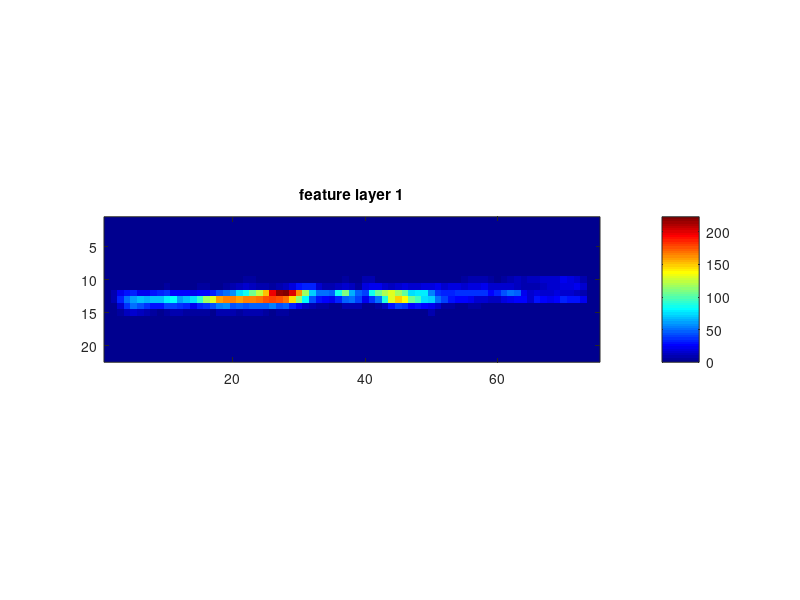
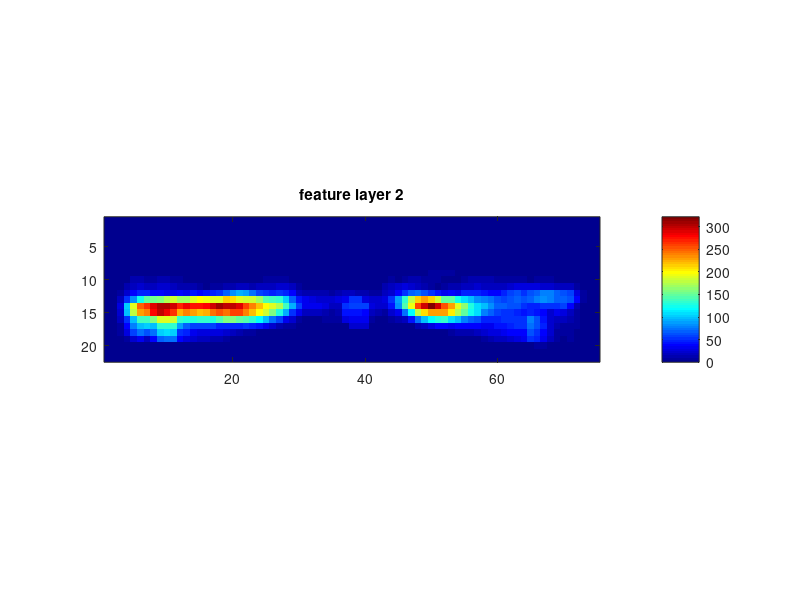
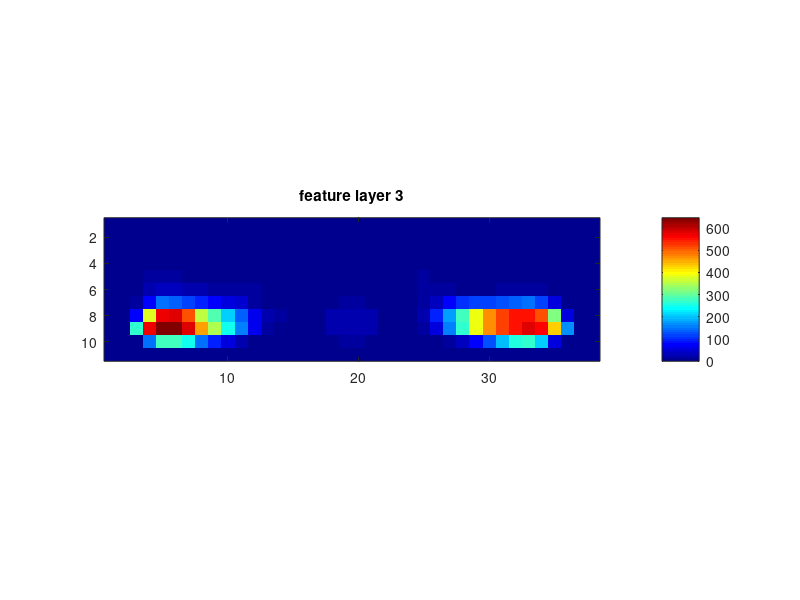
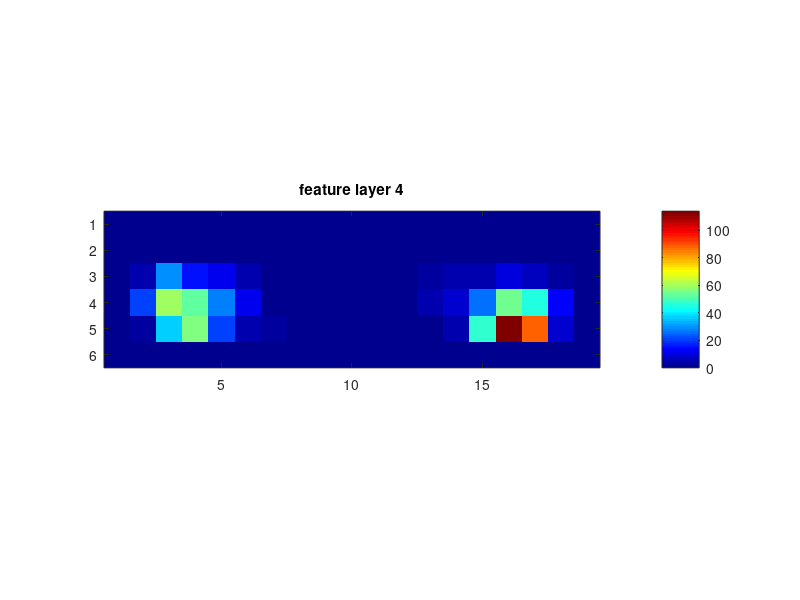

These charts were generated, in order, by the following MATLAB code:
clc; clear; close all;
disp('===== Parsing <anchors>.txt and generate statistical results =====');

threshold = 0.5;
num_anchors = 19852;
anchors_dir = './anchors/';
activated_anchors = zeros(num_anchors, 1);
files = dir(strcat(anchors_dir, '*.txt'));
imagenum = 32;  % number of the imagce
feature_map_height = [22 22 11 6 3 2];
feature_map_width = [75 75 38 19 10 5];
anchors_per_location = [4 6 6 6 4 4];

mode = 0;   % 0 - parse anchors, 1 - demo

% demo mode, show valid anchors, only parse one file
if mode == 1
    filename = sprintf('%06d.txt',imagenum);
    anchor_file = strcat(anchors_dir, filename);
    f = fopen(anchor_file);             
    anchors = textscan(f,'%f %f %f %f %f %f %f', 'delimiter', ',');
    fclose(f);
    index = anchors{1,1};
    cls_id = anchors{1,2};
    score = anchors{1,3};
    ax = anchors{1,4};
    ay = anchors{1,5};
    aw = anchors{1,6};
    ah = anchors{1,7};

    % get valid anchors
    valid_index = index(score > threshold);     % find anchors with score > threshold
    valid_index = valid_index + 1;              % change from 0-indexed to 1-indexed (range from 1 to #anchors)
    activated_anchors(valid_index) = activated_anchors(valid_index) + 1;
    valid_x = ax(valid_index);
    valid_y = ay(valid_index);
    valid_w = aw(valid_index);
    valid_h = ah(valid_index);
    valid_score = score(valid_index);
    
    % load image
    root_dir = '../../data/kitti/data_object_image_2';
    data_set = 'training';
    cam = 2;
    image_dir = fullfile(root_dir,[data_set '/image_' num2str(cam)]);
    img = imread(sprintf('%s/%06d.png',image_dir,imagenum));
    height = size(img, 1);
    width = size(img, 2);
    center_x = round(valid_x .* width);
    center_y = round(valid_y .* height);
    ww = round(valid_w .* width ./ 2);
    hh = round(valid_h .* height ./ 2);
    

    imshow(img);hold on;
    num_anchs_on_layer = feature_map_height .* feature_map_width .* anchors_per_location;
    num_anchs = cumsum(num_anchs_on_layer);
    for i = 1:size(valid_index,1)
        pos = [center_x-ww, center_y-hh, 2*ww, 2*hh];
        colors = ['r', 'g', 'b', 'y'];
        if valid_index(i) <= num_anchs(1)
            color = colors(1);
        elseif valid_index(i) <= num_anchs(2)
            color = colors(2);
        elseif valid_index(i) <= num_anchs(3)
            color = colors(3);
        else
            color = colors(4);
        end
        rect = rectangle('Position', pos(i,:), 'EdgeColor', color, 'LineWidth', 2);
%         label_text = sprintf('%.2f', valid_score(i));
%         txt = text(center_x(i),center_y(i)-hh(i)-6,label_text,'color','g',...
%             'BackgroundColor','k','HorizontalAlignment','center',...
%             'VerticalAlignment','bottom','FontWeight','bold',...
%             'FontSize',8);
%         pause(0.2);
%         delete(rect); delete(txt);
    end
    
    return
end

% get frequences of activated anchors
if exist('activated_anchors.mat', 'file') == 2
    load('activated_anchors.mat');
else
    counter = 0;
    for file = files'
        if mod(counter, 50) == 0
            sprintf('Processing %d files...', counter+1)
        end
        anchor_file = strcat(anchors_dir, file.name);
        f = fopen(anchor_file);             
        anchors = textscan(f,'%f %f %f %f %f %f %f', 'delimiter', ',');
        fclose(f);
        index = anchors{1,1};
        cls_id = anchors{1,2};
        score = anchors{1,3};
        ax = anchors{1,4};
        ay = anchors{1,5};
        aw = anchors{1,6};
        ah = anchors{1,7};

        valid_index = index(score > threshold);     % find anchors with score > threshold
        valid_index = valid_index + 1;              % change from 0-indexed to 1-indexed (range from 1 to #anchors)
        activated_anchors(valid_index) = activated_anchors(valid_index) + 1;
        counter = counter + 1;
    end
    save('activated_anchors.mat', 'activated_anchors');
end

% generate heatmap
i = 1;
freq_map = cell(1,6);
for scale_ind = 1:size(feature_map_height, 2)
    feature_h = feature_map_height(scale_ind);
    feature_w = feature_map_width(scale_ind);
    freq_map{1,scale_ind} = zeros(feature_h, feature_w);
    anchs_per_loc = anchors_per_location(scale_ind);
    for r = 1:feature_h
        for c = 1:feature_w
            for a = 1:anchs_per_loc
                freq_map{1,scale_ind}(r,c) = freq_map{1,scale_ind}(r,c) + activated_anchors(i);
                i = i + 1;
            end
        end
    end
end

for scale_ind = 1:size(feature_map_height, 2)
    figure;
    colormap('jet');
    imagesc(freq_map{1,scale_ind});
    daspect([1 1 1]);
    colorbar;
    title(sprintf('feature layer %d', scale_ind));
end

